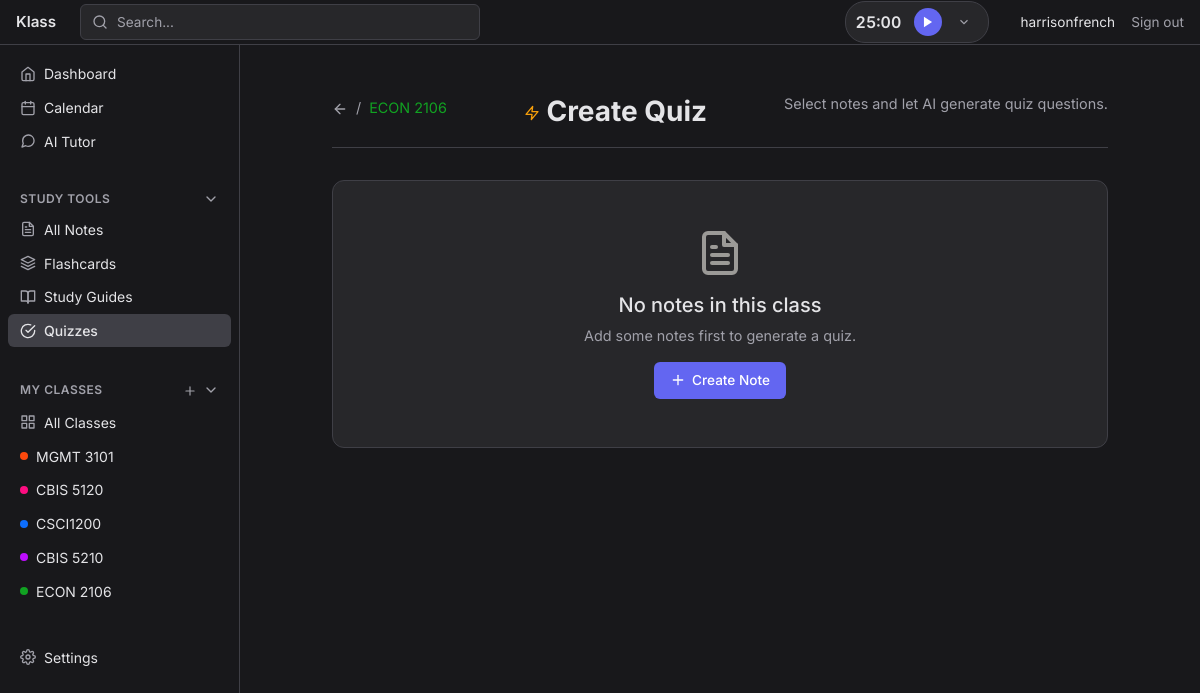
/quizzes/generate/1 (signed in), run on an earlier commit of the app's database.
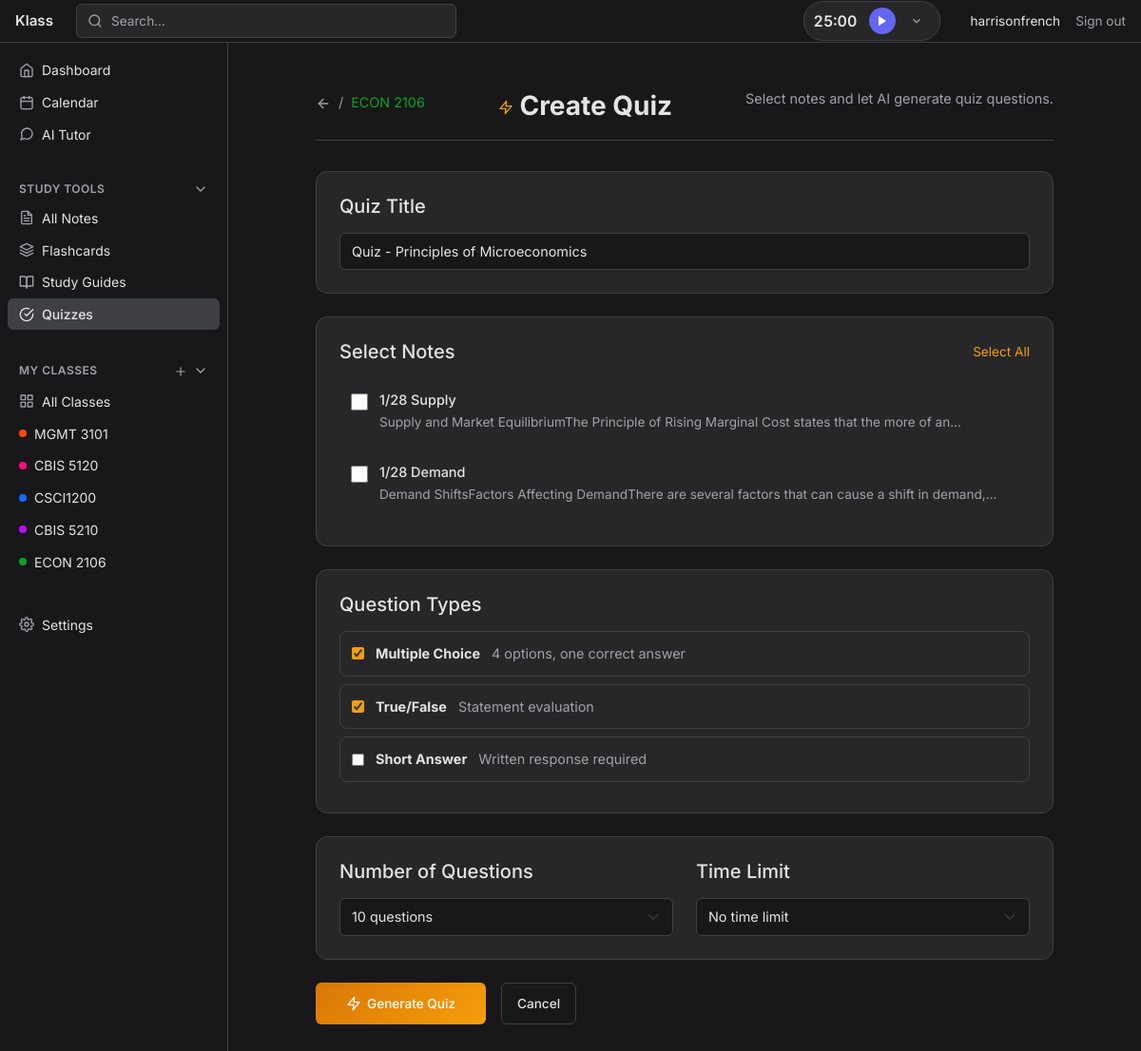
And on a later commit of the database.
### tables this page shows
CREATE TABLE classes (
            id INTEGER PRIMARY KEY AUTOINCREMENT,
            name TEXT NOT NULL,
            code TEXT,
            instructor TEXT,
            semester TEXT,
            color TEXT DEFAULT '#0d6efd',
            description TEXT,
            created_at TIMESTAMP DEFAULT CURRENT_TIMESTAMP,
            updated_at TIMESTAMP DEFAULT CURRENT_TIMESTAMP
        , syllabus_filename TEXT, user_id INTEGER REFERENCES users(id));

CREATE TABLE notes (
            id INTEGER PRIMARY KEY AUTOINCREMENT,
            class_id INTEGER NOT NULL,
            title TEXT NOT NULL DEFAULT 'Untitled',
            content TEXT DEFAULT '',
            is_pinned INTEGER DEFAULT 0,
            created_at TIMESTAMP DEFAULT CURRENT_TIMESTAMP,
            updated_at TIMESTAMP DEFAULT CURRENT_TIMESTAMP,
            FOREIGN KEY (class_id) REFERENCES classes (id) ON DELETE CASCADE
        );

### app/blueprints/quizzes.py (the view, shortened to what this page needs)
@quizzes.route('/generate/<int:class_id>', methods=['GET', 'POST'])
@login_required
def generate_quiz_page(class_id):
    db = get_db()
    cursor = db.execute(
        'SELECT * FROM classes WHERE id = ? AND user_id = ?',
        (class_id, session['user_id'])
    )
    class_data = cursor.fetchone()
    if not class_data:
        flash('Class not found.', 'error')
        return redirect(url_for('quizzes.list_quizzes'))
    cursor = db.execute('''
        SELECT * FROM notes WHERE class_id = ? ORDER BY updated_at DESC
    ''', (class_id,))
    notes = cursor.fetchall()
    return render_template('quizzes/generate.html', class_data=class_data, notes=notes)

### app/__init__.py (called while the page is built)
@app.teardown_appcontext
def teardown_db(exception=None):
    close_db(exception)

@app.context_processor
def inject_sidebar_classes():
    from flask import session
    try:
        if 'user_id' not in session:
            return {'sidebar_classes': []}
        db = get_db()
        cursor = db.execute(
            'SELECT id, name, code, color FROM classes WHERE user_id = ? ORDER BY name',
            (session['user_id'],)
        )
        sidebar_classes = cursor.fetchall()
        return {'sidebar_classes': sidebar_classes}
    except Exception:
        return {'sidebar_classes': []}

### app/blueprints/auth.py (called while the page is built)
def login_required(f):
    @wraps(f)
    def decorated_function(*args, **kwargs):
        if 'user_id' not in session:
            flash('Please log in to access this page.', 'error')
            return redirect(url_for('auth.login', next=request.url))
        return f(*args, **kwargs)
    return decorated_function

@auth.before_app_request
def load_logged_in_user():
    g.user = get_current_user()

### app/db_connect.py (called while the page is built)
def dict_factory(cursor, row):
    fields = [column[0] for column in cursor.description]
    return {key: value for key, value in zip(fields, row)}

### app/templates/quizzes/generate.html (shortened to what the changed rows need)
{% extends "dashboard_base.html" %}
{% block content %}
<div class="container-fluid py-4 generate-container">
    <div class="page-header">
        <div class="d-flex align-items-center gap-2 mb-2">
            <a href="{{ url_for('quizzes.list_quizzes') }}" class="text-decoration-none text-muted">
                <span data-feather="arrow-left"></span>
            </a>
            <span class="text-muted">/</span>
            <span style="color: {{ class_data.color }};">{{ class_data.code or class_data.name }}</span>
        </div>
        <h1>
            <span data-feather="zap" style="color: #f59e0b;"></span>
            Create Quiz
        </h1>
    </div>
    {% if notes %}
    <form method="POST" id="generateForm">
        <div class="options-section">
            <h5 class="mb-3">Quiz Title</h5>
            <input type="text" class="form-control" name="title" value="Quiz - {{ class_data.name }}" placeholder="Enter a title for your quiz">
        </div>
        <div class="note-selector">
            <div class="d-flex justify-content-between align-items-center mb-3">
                <h5 class="mb-0">Select Notes</h5>
                <span class="select-all-btn" onclick="toggleSelectAll()">Select All</span>
            </div>
            {% for note in notes %}
            <label class="note-item">
                <input type="checkbox" name="notes" value="{{ note.id }}">
                <div class="note-info">
                    <div class="note-title">{{ note.title or 'Untitled' }}</div>
                    <div class="note-preview">
                        {{ note.content|striptags|truncate(100) if note.content else 'Empty note' }}
                    </div>
                </div>
            </label>
            {% endfor %}
        </div>
        <div class="options-section">
            <h5 class="mb-3">Question Types</h5>
            <label class="question-type-option">
                <input type="checkbox" name="question_types" value="multiple_choice" checked>
                <div class="type-info">
                    <strong>Multiple Choice</strong>
                    <span class="text-muted ms-2">4 options, one correct answer</span>
                </div>
            </label>
            <label class="question-type-option">
                <input type="checkbox" name="question_types" value="true_false" checked>
                <div class="type-info">
                    <strong>True/False</strong>
                    <span class="text-muted ms-2">Statement evaluation</span>
                </div>
            </label>
            <label class="question-type-option">
                <input type="checkbox" name="question_types" value="short_answer">
                <div class="type-info">
                    <strong>Short Answer</strong>
                    <span class="text-muted ms-2">Written response required</span>
                </div>
            </label>
        </div>
        <div class="options-section">
            <div class="row">
                <div class="col-md-6 mb-3 mb-md-0">
                    <h5 class="mb-3">Number of Questions</h5>
                    <select class="form-select" name="num_questions">
                        <option value="10" selected>10 questions</option>
                    </select>
                </div>
                <div class="col-md-6">
                    <h5 class="mb-3">Time Limit</h5>
                    <select class="form-select" name="time_limit">
                        <option value="0">No time limit</option>
                    </select>
                </div>
            </div>
        </div>
        <div class="d-flex gap-3">
            <button type="submit" class="btn btn-primary generate-btn" id="generateBtn">
                <span data-feather="zap"></span>
                Generate Quiz
            </button>
            <a href="{{ url_for('quizzes.list_quizzes') }}" class="btn btn-outline-secondary">
                Cancel
            </a>
        </div>
    </form>
    {% else %}
    <div class="note-selector">
        <div class="text-center py-4">
            <span data-feather="file-text" style="width: 48px; height: 48px; color: #9b9a97;"></span>
            <h5 class="mt-3">No notes in this class</h5>
            <p class="text-muted mb-3">Add some notes first to generate a quiz.</p>
            <form method="POST" action="{{ url_for('notes.create_note', class_id=class_data.id) }}" class="d-inline">
                <button type="submit" class="btn btn-primary">
                    <span data-feather="plus"></span> Create Note
                </button>
            </form>
        </div>
    </div>
    {% endif %}
</div>
{% endblock %}

### app/templates/dashboard_base.html (shortened to what the changed rows need)
<!DOCTYPE html>
<html lang="en">
<head>
    <link href="https://cdn.jsdelivr.net/npm/bootstrap@5.3.0/dist/css/bootstrap.min.css" rel="stylesheet">
    <link href="{{ url_for('static', filename='css/dashboard.css') }}" rel="stylesheet">
</head>
<body>
    <div class="app-container">
        <nav class="sidebar">
            <div class="sidebar-content">
                <div class="nav-section">
                    <ul class="nav-list nav-collapsible">
                        {% if sidebar_classes %}
                            {% for class in sidebar_classes %}
                            <li>
                                <a class="nav-item {% if request.endpoint == 'classes.view_class' and request.view_args.get('class_id') == class.id %}active{% endif %}" href="{{ url_for('classes.view_class', class_id=class.id) }}">
                                    <span class="class-dot" style="background: {{ class.color }};"></span>
                                    {{ class.code or class.name }}
                                </a>
                            </li>
                            {% endfor %}
                        {% endif %}
                    </ul>
                </div>
            </div>
        </nav>
        <main class="main-content">
            {% block content %}{% endblock %}
        </main>
    </div>
</body>
</html>

What changed in the data, as far as the page shows it:
shown differently, row unchanged: classes "ECON 2106": title (not shown) → "Quiz - Principles of Microeconomics"
now on this page (row edited): notes: title "1/28 Supply", content "Supply and Market EquilibriumThe Principle of Rising Marginal Cost states that the more of an..."
now on this page (row edited): notes: title "1/28 Demand", content "Demand ShiftsFactors Affecting DemandThere are several factors that can cause a shift in demand,..."
Also different on the page:
form field question_types: (not shown) → "☑"
form field question_types: (not shown) → "☐"
form field num_questions: (not shown) → "10 questions"
form field time_limit: (not shown) → "No time limit"
text no longer shown: "No notes in this class Add some notes first to generate a quiz. Create Note"
text now shown: "Quiz Title Select Notes Select All Question Types Multiple Choice 4 options, one correct answer True/False Statement evaluation Short Answer Written response required Number of Questions Time Limit Generate Quiz Cancel"
